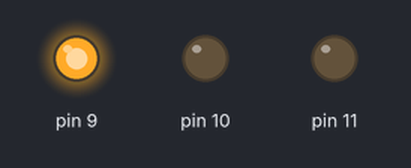
A sketch run on a simulated Arduino Uno, built with avr-gcc and run on an emulated ATmega328P. On the bench: output pins drawn as LEDs (lit = HIGH).

Above: at 0.5 s.
At 6.0 s:
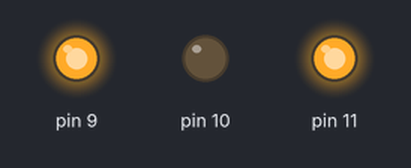
At 11.5 s:
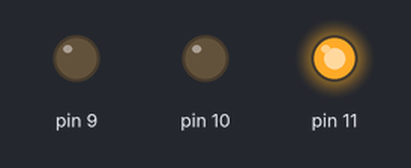
Timing chart, 0 to 15.6 s (numbered marks = the images above):
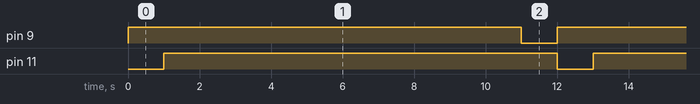

Measured:
- by itself, pin 9, pin 11: alternates HIGH for 11.0 s and LOW for 1.0 s
- by itself, everything shown: repeats every 12.0 s, in 3 steps

The sketch:

A04_RGB_semaforo.ino
```cpp
void setup() {
  Serial.begin(9600);
  pinMode(9, OUTPUT); //G
  pinMode(10, OUTPUT); //B
  pinMode(11, OUTPUT); //R
}

void loop() {
  verde();
  delay(1000);

  for (int i = 0; i < 5; i++){
    giallo();
    delay(1000);
    nero();
    delay(1000);
  }

  rosso();
  delay(1000);
}
```

colori.ino
```cpp
void verde() {
  digitalWrite(9, HIGH);
  digitalWrite(10, LOW);
  digitalWrite(11, LOW);
}

void rosso() {
  digitalWrite(9, LOW);
  digitalWrite(10, LOW);
  digitalWrite(11, HIGH);
}

void giallo() {
  digitalWrite(9, HIGH);
  digitalWrite(10, LOW);
  digitalWrite(11, HIGH);
}

void nero() {
  digitalWrite(9, HIGH);
  digitalWrite(10, LOW);
  digitalWrite(11, HIGH);
}
```
